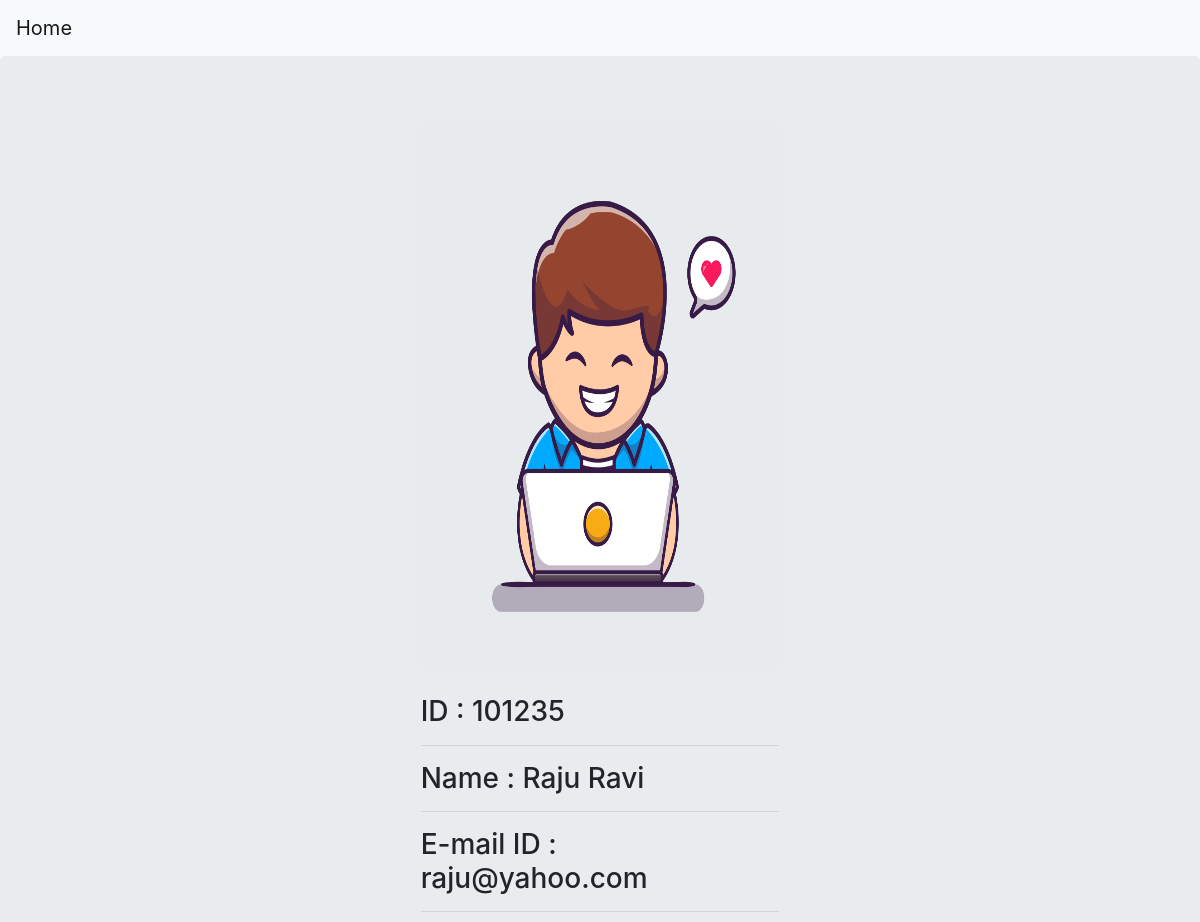
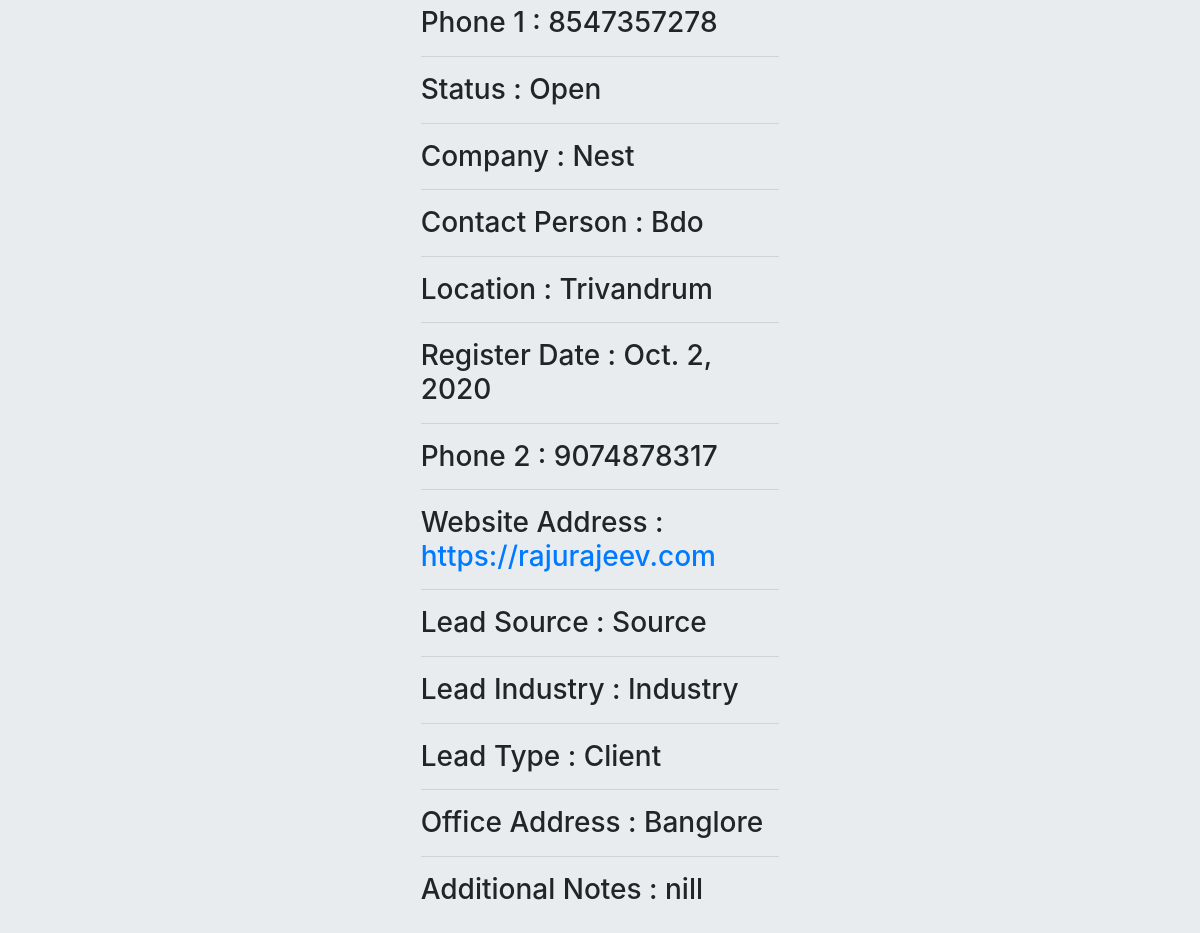
Page /bdo/leaddetails4 on the committed database (2 pictures, top to bottom).
### bdoessentials/models.py (models this page shows, shortened)
class Lead(models.Model):
    leadId = models.CharField(max_length=50,unique=True,blank=False,help_text='Add unique Lead Id')
    leadName = models.CharField(max_length=50,blank=False)
    email = models.EmailField(max_length=50,unique=True,blank=False)
    phone1 = models.CharField(max_length=12,unique=True)
    choice = (
        ('Open', 'Open'),
        ('Open-Attempted to Contact', 'Open-Attempted to Contact'),
        ('Open-In Contact', 'Open-In Contact'),
        ('Closed-Succesfully', 'Closed-Succesfully'),
        ('Closed-Not Relevant', 'Closed-Not Relevant')
    )
    status = models.CharField(max_length=30, choices=choice,blank=False)
    picture = models.ImageField(upload_to='images',blank=False)
    company = models.CharField(max_length=100,blank=False)
    contactPerson = models.CharField(max_length=100,blank=False)
    location = models.CharField(max_length=200,blank=False)
    leadRegisterDate = models.DateField(null=True,blank=False)
    phone2 = models.CharField(max_length=12,unique=True)
    websiteAddress = models.URLField(max_length=200,unique=True,blank=False)
    leadSource = models.CharField(max_length=100,blank=False)
    leadIndustry = models.CharField(max_length=100,blank=False)
    leadtype_choice = (
        ('Architecture Consultant', 'Architecture Consultant'),
        ('Client', 'Client')
    )
    leadType = models.CharField(max_length=30, choices=leadtype_choice,blank=False)
    officeAddress = models.CharField(max_length=200,blank=False)
    additionalNotes = models.TextField(max_length=100,blank=False)
    followupDate = models.DateField(default=datetime.date.today(),blank=False)
    contact_choice = (
        ('Phone', 'Phone'),
        ('E-mail', 'E-mail'),
        ('Direct Meeting', 'Direct Meeting')
    )
    contactSource = models.CharField(max_length=30, choices=contact_choice,blank=False)
    description = models.CharField(max_length=200,blank=False)
    notes = models.CharField(max_length=200,blank=False,help_text='Extra notes')

### bdoessentials/views.py (the view)
# urls.py: path('leaddetails<int:pk>',leadDetails,name='leaddetails'),
def leadDetails(request,pk):
    obj=Lead.objects.get(id=pk)
    context={}
    context['lead']=obj
    return render(request,'bdoessentials/leaddetails.html',context)

### bdoessentials/templates/bdoessentials/leaddetails.html (shortened to what this page needs)
<!DOCTYPE html>
<html lang="en">
<head>
    <link rel="stylesheet" href="https://maxcdn.bootstrapcdn.com/bootstrap/4.0.0/css/bootstrap.min.css">
</head>
<body>
    <nav class="navbar navbar-expand-lg navbar-light bg-light">
    <a class="navbar-brand" href= "{% url 'createlead' %}" >Home</a>
    </nav>
    <div class="jumbotron">
    <div class="row">
        <div class="col-4"></div>
        <div class="col-4">
        <div class="col-4"></div>
        <img src="{{lead.picture.url}}" height="550" class="card-img-top">
        <div>
            <br>
                    <h3>ID : {{lead.leadId}}</h3>
                    <hr>
                    <h3>Name : {{lead.leadName}}</h3>
                    <hr>
                    <h3>E-mail ID : {{lead.email}}</h3>
                    <hr>
                    <h3>Phone 1 : {{lead.phone1}}</h3>
                    <hr>
                    <h3>Status : {{lead.status}}</h3>
                    <hr>
                    <h3>Company : {{lead.company}}</h3>
                    <hr>
                    <h3>Contact Person : {{lead.contactPerson}}</h3>
                    <hr>
                    <h3>Location : {{lead.location}}</h3>
                    <hr>
                    <h3>Register Date : {{lead.leadRegisterDate}}</h3>
                    <hr>
                    <h3>Phone 2 : {{lead.phone2}}</h3>
                    <hr>
                    <h3>Website Address : <a href="{{ lead.websiteAddress }}">{{ lead.websiteAddress }}</a></h3>
                    <hr>
                    <h3>Lead Source : {{lead.leadSource}}</h3>
                    <hr>
                    <h3>Lead Industry : {{lead.leadIndustry}}</h3>
                    <hr>
                    <h3>Lead Type : {{lead.leadType}}</h3>
                    <hr>
                    <h3>Office Address : {{lead.officeAddress}}</h3>
                    <hr>
                    <h3>Additional Notes : {{lead.additionalNotes}}</h3>
 </div>
</div>
</div>
    </div>
</body>
</html>

### bdoessentials/templates/bdoessentials/leaddetails.html (style rules this page uses)
body { background-color:#F9F9FA; }

### rows in the picture
Lead: picture (picture), leadId "101235", leadName "Raju Ravi", email "raju@yahoo.com", phone1 "8547357278", status "Open", company "Nest", contactPerson "Bdo", location "Trivandrum", leadRegisterDate "Oct. 2, 2020", phone2 "9074878317", websiteAddress "https://rajurajeev.com", leadSource "Source", leadIndustry "Industry", leadType "Client", officeAddress "Banglore", additionalNotes "nill"
